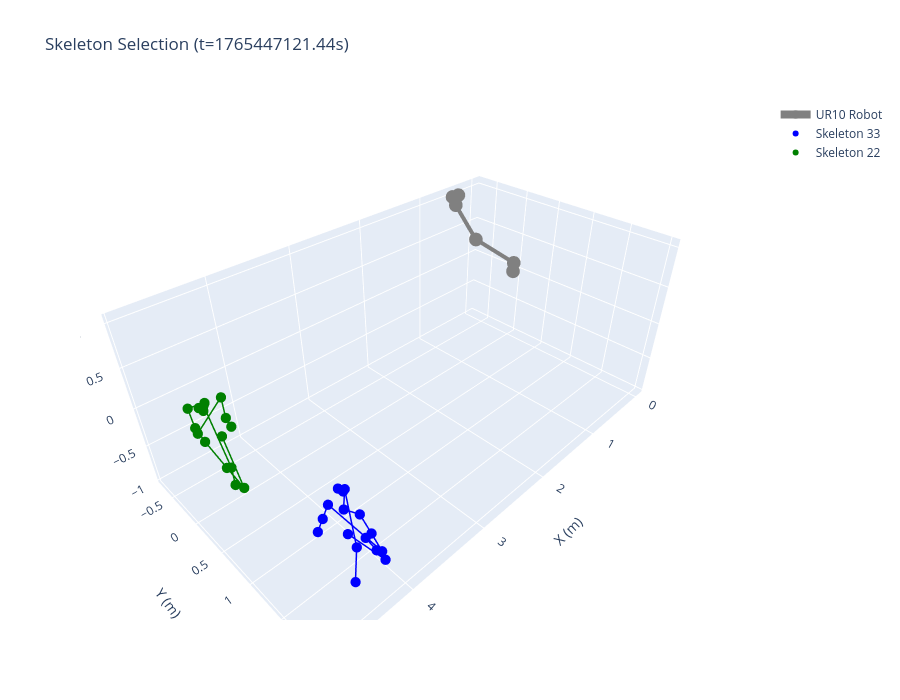

Here is the notebook cell this chart was saved with:
### Code cell
def plot_skeleton_and_robot(
    skeleton_df: pd.DataFrame,
    robot_joint_angles: Dict[str, float],
    fk: UR10ForwardKinematics,
    title: str = "Skeleton Selection"
) -> go.Figure:
    """
    Create 3D plot showing skeletons and robot for selection.
    
    Args:
        skeleton_df: DataFrame with skeleton data (can have multiple skeleton_ids)
        robot_joint_angles: Dictionary of robot joint angles
        fk: Forward kinematics instance
        title: Plot title
    
    Returns:
        Plotly figure
    """
    fig = go.Figure()
    
    # Plot robot
    robot_positions = np.array(fk.get_joint_positions(robot_joint_angles))
    fig.add_trace(go.Scatter3d(
        x=robot_positions[:, 0],
        y=robot_positions[:, 1],
        z=robot_positions[:, 2],
        mode='lines+markers',
        line=dict(color='gray', width=8),
        marker=dict(size=8, color='gray'),
        name='UR10 Robot',
        showlegend=True
    ))
    
    # Plot each skeleton
    colors = ['red', 'blue', 'green', 'orange']  # For up to 4 skeletons
    
    for skeleton_id in skeleton_df['skeleton_id'].unique():
        skel_row = skeleton_df[skeleton_df['skeleton_id'] == skeleton_id].iloc[0]
        
        # Extract keypoint positions
        keypoints = []
        for i in range(16):
            x = skel_row[f'sk_{i}_x']
            y = skel_row[f'sk_{i}_y']
            z = skel_row[f'sk_{i}_z']
            keypoints.append([x, y, z])
        
        keypoints = np.array(keypoints)
        
        # Plot keypoints
        color_idx = int(skeleton_id) % len(colors)
        fig.add_trace(go.Scatter3d(
            x=keypoints[:, 0],
            y=keypoints[:, 1],
            z=keypoints[:, 2],
            mode='markers',
            marker=dict(size=6, color=colors[color_idx]),
            name=f'Skeleton {skeleton_id}',
            showlegend=True
        ))
        
        # Define skeleton connections (ZED 16-point mode)
        connections = [
            (0, 1), (1, 2), (2, 3),  # Spine
            (3, 4), (4, 5), (5, 6), (6, 7),  # Left arm
            (3, 8), (8, 9), (9, 10), (10, 11),  # Right arm
            (0, 12), (12, 13),  # Left leg
            (0, 14), (14, 15)  # Right leg
        ]
        
        # Plot connections
        for start, end in connections:
            fig.add_trace(go.Scatter3d(
                x=[keypoints[start, 0], keypoints[end, 0]],
                y=[keypoints[start, 1], keypoints[end, 1]],
                z=[keypoints[start, 2], keypoints[end, 2]],
                mode='lines',
                line=dict(color=colors[color_idx], width=3),
                showlegend=False
            ))
    
    # Set layout
    fig.update_layout(
        title=title,
        scene=dict(
            xaxis_title='X (m)',
            yaxis_title='Y (m)',
            zaxis_title='Z (m)',
            aspectmode='data'
        ),
        width=900,
        height=700
    )
    
    return fig


# Get robot joint angles at sample time
sample_joints = df_joints.iloc[(df_joints['timestamp'] - mid_time).abs().argsort()[0]]
sample_joint_angles = {
    fk.joint_names[i]: sample_joints[f'j{i}']
    for i in range(6)
}

# Create visualization
fig = plot_skeleton_and_robot(sample_frame, sample_joint_angles, fk, 
                              f"Skeleton Selection (t={mid_time:.2f}s)")
fig.show()

### Figure 1 — Plotly figure (JSON) as saved in the notebook; plotly's stock layout.template omitted (floating-point values rounded to 4 significant figures)
{"data": [{"line": {"color": "gray", "width": 8}, "marker": {"color": "gray", "size": 8}, "mode": "lines+markers", "name": "UR10 Robot", "showlegend": true, "type": "scatter3d", "x": [0, 0, 0, 0.2139, 0.4617, 0.4805, 0.4566], "y": [0, 0, 0, -0.5165, -0.6864, -0.7316, -0.6514], "z": [0, 0.1273, 0.1273, 0.3763, 0.8902, 0.9951, 1.034]}, {"marker": {"color": "blue", "size": 6}, "mode": "markers", "name": "Skeleton 33", "showlegend": true, "type": "scatter3d", "x": [4.395, 4.415, 4.363, 4.313, 4.268, 4.468, 4.489, 4.511, 4.271, 4.125, 3.992, 4.344, 4.221, 4.347, 4.435, 4.443], "y": [1.748, 1.735, 1.874, 1.944, 2.012, 1.595, 1.521, 1.45, 1.806, 1.762, 1.721, 1.656, 1.596, 1.703, 1.78, 1.726], "z": [0.3201, 0.08919, 0.1013, -0.1129, -0.3192, 0.07709, -0.1404, -0.3496, -0.3268, -0.6637, -0.9612, -0.3432, -0.6861, -0.9701, 0.3491, 0.3464]}, {"line": {"color": "blue", "width": 3}, "mode": "lines", "showlegend": false, "type": "scatter3d", "x": [4.395, 4.415], "y": [1.748, 1.735], "z": [0.3201, 0.08919]}, {"line": {"color": "blue", "width": 3}, "mode": "lines", "showlegend": false, "type": "scatter3d", "x": [4.415, 4.363], "y": [1.735, 1.874], "z": [0.08919, 0.1013]}, {"line": {"color": "blue", "width": 3}, "mode": "lines", "showlegend": false, "type": "scatter3d", "x": [4.363, 4.313], "y": [1.874, 1.944], "z": [0.1013, -0.1129]}, {"line": {"color": "blue", "width": 3}, "mode": "lines", "showlegend": false, "type": "scatter3d", "x": [4.313, 4.268], "y": [1.944, 2.012], "z": [-0.1129, -0.3192]}, {"line": {"color": "blue", "width": 3}, "mode": "lines", "showlegend": false, "type": "scatter3d", "x": [4.268, 4.468], "y": [2.012, 1.595], "z": [-0.3192, 0.07709]}, {"line": {"color": "blue", "width": 3}, "mode": "lines", "showlegend": false, "type": "scatter3d", "x": [4.468, 4.489], "y": [1.595, 1.521], "z": [0.07709, -0.1404]}, {"line": {"color": "blue", "width": 3}, "mode": "lines", "showlegend": false, "type": "scatter3d", "x": [4.489, 4.511], "y": [1.521, 1.45], "z": [-0.1404, -0.3496]}, {"line": {"color": "blue", "width": 3}, "mode": "lines", "showlegend": false, "type": "scatter3d", "x": [4.313, 4.271], "y": [1.944, 1.806], "z": [-0.1129, -0.3268]}, {"line": {"color": "blue", "width": 3}, "mode": "lines", "showlegend": false, "type": "scatter3d", "x": [4.271, 4.125], "y": [1.806, 1.762], "z": [-0.3268, -0.6637]}, {"line": {"color": "blue", "width": 3}, "mode": "lines", "showlegend": false, "type": "scatter3d", "x": [4.125, 3.992], "y": [1.762, 1.721], "z": [-0.6637, -0.9612]}, {"line": {"color": "blue", "width": 3}, "mode": "lines", "showlegend": false, "type": "scatter3d", "x": [3.992, 4.344], "y": [1.721, 1.656], "z": [-0.9612, -0.3432]}, {"line": {"color": "blue", "width": 3}, "mode": "lines", "showlegend": false, "type": "scatter3d", "x": [4.395, 4.221], "y": [1.748, 1.596], "z": [0.3201, -0.6861]}, {"line": {"color": "blue", "width": 3}, "mode": "lines", "showlegend": false, "type": "scatter3d", "x": [4.221, 4.347], "y": [1.596, 1.703], "z": [-0.6861, -0.9701]}, {"line": {"color": "blue", "width": 3}, "mode": "lines", "showlegend": false, "type": "scatter3d", "x": [4.395, 4.435], "y": [1.748, 1.78], "z": [0.3201, 0.3491]}, {"line": {"color": "blue", "width": 3}, "mode": "lines", "showlegend": false, "type": "scatter3d", "x": [4.435, 4.443], "y": [1.78, 1.726], "z": [0.3491, 0.3464]}, {"marker": {"color": "green", "size": 6}, "mode": "markers", "name": "Skeleton 22", "showlegend": true, "type": "scatter3d", "x": [4.72, 4.62, 4.773, 4.818, 4.872, 4.467, 4.495, 4.544, 4.705, 4.592, 4.484, 4.548, 4.548, 4.514, 4.73, 4.753], "y": [0.187, -0.03547, -0.0682, 0.1147, 0.2934, -0.002736, 0.0627, 0.2556, -0.04638, 0.03909, 0.08766, -0.0008834, 0.04449, -0.04258, 0.1778, 0.1462], "z": [0.4511, 0.2964, 0.2976, 0.2018, 0.2823, 0.2951, 0.09602, 0.1367, -0.1459, -0.516, -0.8478, -0.1458, -0.5393, -0.8788, 0.3913, 0.4189]}, {"line": {"color": "green", "width": 3}, "mode": "lines", "showlegend": false, "type": "scatter3d", "x": [4.72, 4.62], "y": [0.187, -0.03547], "z": [0.4511, 0.2964]}, {"line": {"color": "green", "width": 3}, "mode": "lines", "showlegend": false, "type": "scatter3d", "x": [4.62, 4.773], "y": [-0.03547, -0.0682], "z": [0.2964, 0.2976]}, {"line": {"color": "green", "width": 3}, "mode": "lines", "showlegend": false, "type": "scatter3d", "x": [4.773, 4.818], "y": [-0.0682, 0.1147], "z": [0.2976, 0.2018]}, {"line": {"color": "green", "width": 3}, "mode": "lines", "showlegend": false, "type": "scatter3d", "x": [4.818, 4.872], "y": [0.1147, 0.2934], "z": [0.2018, 0.2823]}, {"line": {"color": "green", "width": 3}, "mode": "lines", "showlegend": false, "type": "scatter3d", "x": [4.872, 4.467], "y": [0.2934, -0.002736], "z": [0.2823, 0.2951]}, {"line": {"color": "green", "width": 3}, "mode": "lines", "showlegend": false, "type": "scatter3d", "x": [4.467, 4.495], "y": [-0.002736, 0.0627], "z": [0.2951, 0.09602]}, {"line": {"color": "green", "width": 3}, "mode": "lines", "showlegend": false, "type": "scatter3d", "x": [4.495, 4.544], "y": [0.0627, 0.2556], "z": [0.09602, 0.1367]}, {"line": {"color": "green", "width": 3}, "mode": "lines", "showlegend": false, "type": "scatter3d", "x": [4.818, 4.705], "y": [0.1147, -0.04638], "z": [0.2018, -0.1459]}, {"line": {"color": "green", "width": 3}, "mode": "lines", "showlegend": false, "type": "scatter3d", "x": [4.705, 4.592], "y": [-0.04638, 0.03909], "z": [-0.1459, -0.516]}, {"line": {"color": "green", "width": 3}, "mode": "lines", "showlegend": false, "type": "scatter3d", "x": [4.592, 4.484], "y": [0.03909, 0.08766], "z": [-0.516, -0.8478]}, {"line": {"color": "green", "width": 3}, "mode": "lines", "showlegend": false, "type": "scatter3d", "x": [4.484, 4.548], "y": [0.08766, -0.0008834], "z": [-0.8478, -0.1458]}, {"line": {"color": "green", "width": 3}, "mode": "lines", "showlegend": false, "type": "scatter3d", "x": [4.72, 4.548], "y": [0.187, 0.04449], "z": [0.4511, -0.5393]}, {"line": {"color": "green", "width": 3}, "mode": "lines", "showlegend": false, "type": "scatter3d", "x": [4.548, 4.514], "y": [0.04449, -0.04258], "z": [-0.5393, -0.8788]}, {"line": {"color": "green", "width": 3}, "mode": "lines", "showlegend": false, "type": "scatter3d", "x": [4.72, 4.73], "y": [0.187, 0.1778], "z": [0.4511, 0.3913]}, {"line": {"color": "green", "width": 3}, "mode": "lines", "showlegend": false, "type": "scatter3d", "x": [4.73, 4.753], "y": [0.1778, 0.1462], "z": [0.3913, 0.4189]}], "layout": {"height": 700, "scene": {"aspectmode": "data", "aspectratio": {"x": 1.628, "y": 0.917, "z": 0.6697}, "xaxis": {"title": {"text": "X (m)"}, "type": "linear"}, "yaxis": {"title": {"text": "Y (m)"}, "type": "linear"}, "zaxis": {"title": {"text": "Z (m)"}, "type": "linear"}}, "title": {"text": "Skeleton Selection (t=1765447121.44s)"}, "width": 900}}
